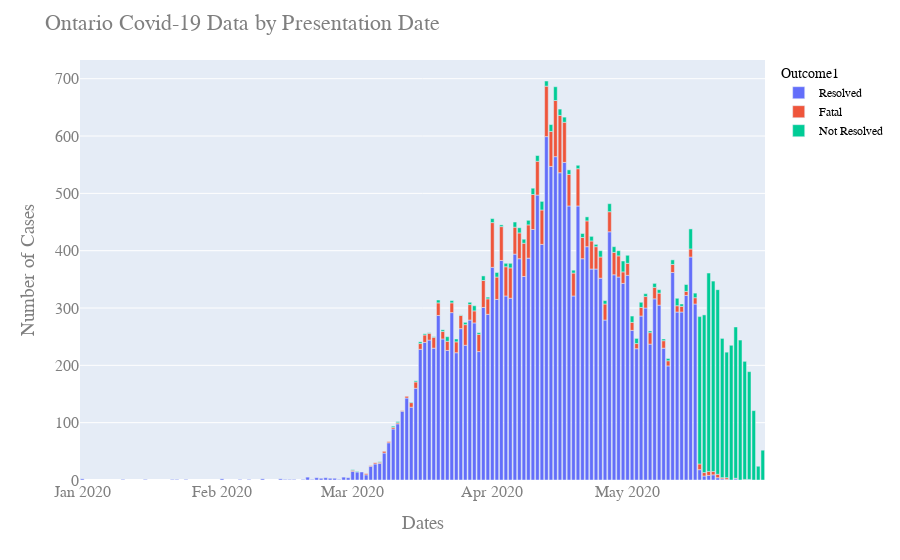

Notebook code for this chart:
### Code cell
fig = px.bar(df4, x="Accurate_Episode_Date", y="CASES", color='Outcome1')
fig.update_layout(
    title="Ontario Covid-19 Data by Presentation Date",
    xaxis_title="Dates",
    yaxis_title="Number of Cases",
    font=dict(
        family="Courier New, monospace",
        size=16,
        color="#7f7f7f"
    ),
    legend=dict(
        font=dict(
            family="sans-serif",
            size=12,
            color="black"
        )
    )
)
fig.show()
fig.write_html("Ontariobar.html")

### Figure 1 — Plotly figure (JSON) as saved in the notebook; plotly's stock layout.template omitted (floating-point values rounded to 4 significant figures)
{"data": [{"alignmentgroup": "True", "hoverlabel": {"namelength": 0}, "hovertemplate": "Outcome1=Resolved<br>Accurate_Episode_Date=%{x}<br>CASES=%{y}", "legendgroup": "Resolved", "marker": {"color": "#636efa"}, "name": "Resolved", "offsetgroup": "Resolved", "orientation": "v", "showlegend": true, "textposition": "auto", "type": "bar", "x": ["12:00:00 AM", "2020-01-01", "2020-01-10", "2020-01-15", "2020-01-21", "2020-01-22", "2020-01-24", "2020-02-01", "2020-02-05", "2020-02-07", "2020-02-10", "2020-02-14", "2020-02-15", "2020-02-16", "2020-02-17", "2020-02-19", "2020-02-20", "2020-02-21", "2020-02-22", "2020-02-23", "2020-02-24", "2020-02-25", "2020-02-26", "2020-02-27", "2020-02-28", "2020-02-29", "2020-03-01", "2020-03-02", "2020-03-03", "2020-03-04", "2020-03-05", "2020-03-06", "2020-03-07", "2020-03-08", "2020-03-09", "2020-03-10", "2020-03-11", "2020-03-12", "2020-03-13", "2020-03-14", "2020-03-15", "2020-03-16", "2020-03-17", "2020-03-18", "2020-03-19", "2020-03-20", "2020-03-21", "2020-03-22", "2020-03-23", "2020-03-24", "2020-03-25", "2020-03-26", "2020-03-27", "2020-03-28", "2020-03-29", "2020-03-30", "2020-03-31", "2020-04-01", "2020-04-02", "2020-04-03", "2020-04-04", "2020-04-05", "2020-04-06", "2020-04-07", "2020-04-08", "2020-04-09", "2020-04-10", "2020-04-11", "2020-04-12", "2020-04-13", "2020-04-14", "2020-04-15", "2020-04-16", "2020-04-17", "2020-04-18", "2020-04-19", "2020-04-20", "2020-04-21", "2020-04-22", "2020-04-23", "2020-04-24", "2020-04-25", "2020-04-26", "2020-04-27", "2020-04-28", "2020-04-29", "2020-04-30", "2020-05-01", "2020-05-02", "2020-05-03", "2020-05-04", "2020-05-05", "2020-05-06", "2020-05-07", "2020-05-08", "2020-05-09", "2020-05-10", "2020-05-11", "2020-05-12", "2020-05-13", "2020-05-14", "2020-05-15", "2020-05-16", "2020-05-17", "2020-05-18", "2020-05-19", "2020-05-20", "2020-05-21", "2020-05-22", "2020-05-23", "2020-05-25", "2020-05-28"], "xaxis": "x", "y": [1, 2, 1, 1, 1, 1, 1, 2, 1, 1, 2, 2, 1, 1, 1, 1, 5, 1, 4, 3, 4, 3, 3, 1, 5, 4, 15, 14, 14, 9, 24, 28, 29, 47, 65, 89, 98, 120, 143, 127, 160, 228, 240, 244, 230, 287, 246, 226, 292, 222, 264, 235, 279, 274, 224, 301, 289, 371, 315, 383, 321, 317, 394, 386, 355, 387, 437, 497, 411, 599, 547, 564, 536, 554, 478, 321, 478, 386, 407, 368, 368, 352, 279, 433, 358, 354, 343, 357, 261, 229, 286, 300, 237, 316, 305, 230, 199, 362, 293, 293, 322, 389, 307, 18, 7, 8, 9, 4, 2, 1, 2, 1], "yaxis": "y"}, {"alignmentgroup": "True", "hoverlabel": {"namelength": 0}, "hovertemplate": "Outcome1=Fatal<br>Accurate_Episode_Date=%{x}<br>CASES=%{y}", "legendgroup": "Fatal", "marker": {"color": "#EF553B"}, "name": "Fatal", "offsetgroup": "Fatal", "orientation": "v", "showlegend": true, "textposition": "auto", "type": "bar", "x": ["2020-03-01", "2020-03-04", "2020-03-05", "2020-03-06", "2020-03-07", "2020-03-08", "2020-03-09", "2020-03-10", "2020-03-11", "2020-03-12", "2020-03-13", "2020-03-14", "2020-03-15", "2020-03-16", "2020-03-17", "2020-03-18", "2020-03-19", "2020-03-20", "2020-03-21", "2020-03-22", "2020-03-23", "2020-03-24", "2020-03-25", "2020-03-26", "2020-03-27", "2020-03-28", "2020-03-29", "2020-03-30", "2020-03-31", "2020-04-01", "2020-04-02", "2020-04-03", "2020-04-04", "2020-04-05", "2020-04-06", "2020-04-07", "2020-04-08", "2020-04-09", "2020-04-10", "2020-04-11", "2020-04-12", "2020-04-13", "2020-04-14", "2020-04-15", "2020-04-16", "2020-04-17", "2020-04-18", "2020-04-19", "2020-04-20", "2020-04-21", "2020-04-22", "2020-04-23", "2020-04-24", "2020-04-25", "2020-04-26", "2020-04-27", "2020-04-28", "2020-04-29", "2020-04-30", "2020-05-01", "2020-05-02", "2020-05-03", "2020-05-04", "2020-05-05", "2020-05-06", "2020-05-07", "2020-05-08", "2020-05-09", "2020-05-10", "2020-05-11", "2020-05-12", "2020-05-13", "2020-05-14", "2020-05-15", "2020-05-16", "2020-05-17", "2020-05-18", "2020-05-19", "2020-05-20", "2020-05-21", "2020-05-22", "2020-05-23", "2020-05-25", "2020-05-27"], "xaxis": "x", "y": [2, 2, 1, 2, 2, 3, 2, 3, 2, 1, 3, 8, 11, 10, 13, 12, 19, 22, 13, 16, 17, 19, 23, 36, 27, 21, 30, 47, 27, 78, 39, 59, 51, 53, 47, 45, 58, 58, 61, 59, 60, 88, 61, 98, 100, 70, 55, 40, 65, 37, 45, 49, 39, 37, 28, 35, 39, 37, 20, 21, 14, 9, 15, 20, 20, 20, 21, 13, 9, 14, 11, 10, 7, 14, 11, 10, 6, 7, 6, 6, 2, 3, 1, 1], "yaxis": "y"}, {"alignmentgroup": "True", "hoverlabel": {"namelength": 0}, "hovertemplate": "Outcome1=Not Resolved<br>Accurate_Episode_Date=%{x}<br>CASES=%{y}", "legendgroup": "Not Resolved", "marker": {"color": "#00cc96"}, "name": "Not Resolved", "offsetgroup": "Not Resolved", "orientation": "v", "showlegend": true, "textposition": "auto", "type": "bar", "x": ["2020-03-01", "2020-03-02", "2020-03-07", "2020-03-10", "2020-03-11", "2020-03-14", "2020-03-15", "2020-03-16", "2020-03-17", "2020-03-18", "2020-03-19", "2020-03-20", "2020-03-21", "2020-03-22", "2020-03-23", "2020-03-24", "2020-03-25", "2020-03-26", "2020-03-27", "2020-03-28", "2020-03-29", "2020-03-30", "2020-03-31", "2020-04-01", "2020-04-02", "2020-04-03", "2020-04-04", "2020-04-05", "2020-04-06", "2020-04-07", "2020-04-08", "2020-04-09", "2020-04-10", "2020-04-11", "2020-04-12", "2020-04-13", "2020-04-14", "2020-04-15", "2020-04-16", "2020-04-17", "2020-04-18", "2020-04-19", "2020-04-20", "2020-04-21", "2020-04-22", "2020-04-23", "2020-04-24", "2020-04-25", "2020-04-26", "2020-04-27", "2020-04-28", "2020-04-29", "2020-04-30", "2020-05-01", "2020-05-02", "2020-05-03", "2020-05-04", "2020-05-05", "2020-05-06", "2020-05-07", "2020-05-08", "2020-05-09", "2020-05-10", "2020-05-11", "2020-05-12", "2020-05-13", "2020-05-14", "2020-05-15", "2020-05-16", "2020-05-17", "2020-05-18", "2020-05-19", "2020-05-20", "2020-05-21", "2020-05-22", "2020-05-23", "2020-05-24", "2020-05-25", "2020-05-26", "2020-05-27", "2020-05-28", "2020-05-29", "2020-05-30", "2020-05-31"], "xaxis": "x", "y": [1, 1, 1, 2, 2, 1, 2, 3, 2, 1, 1, 5, 3, 8, 4, 5, 1, 4, 4, 9, 3, 8, 3, 7, 8, 3, 6, 8, 9, 9, 7, 8, 11, 10, 15, 9, 12, 24, 11, 9, 8, 5, 6, 7, 7, 8, 4, 11, 6, 14, 10, 9, 19, 14, 11, 9, 9, 5, 3, 7, 6, 3, 4, 8, 13, 4, 12, 35, 8, 257, 275, 346, 332, 322, 243, 219, 235, 264, 244, 206, 188, 121, 24, 52], "yaxis": "y"}], "layout": {"barmode": "relative", "font": {"color": "#7f7f7f", "family": "Courier New, monospace", "size": 16}, "legend": {"font": {"color": "black", "family": "sans-serif", "size": 12}, "title": {"text": "Outcome1"}, "tracegroupgap": 0}, "margin": {"t": 60}, "title": {"text": "Ontario Covid-19 Data by Presentation Date"}, "xaxis": {"anchor": "y", "domain": [0, 1], "title": {"text": "Dates"}}, "yaxis": {"anchor": "x", "domain": [0, 1], "title": {"text": "Number of Cases"}}}}
